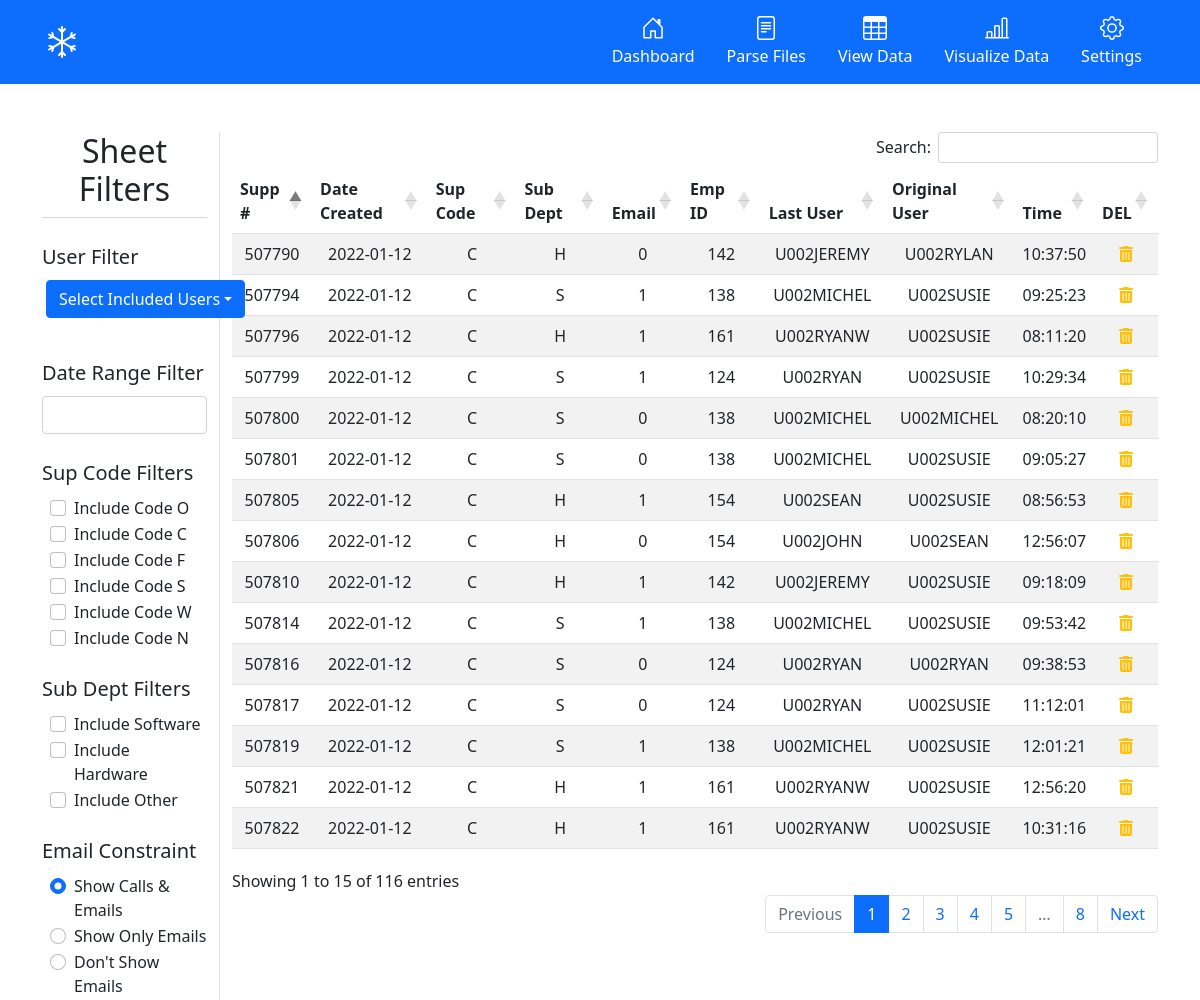
The app's page /sheets/, older data.
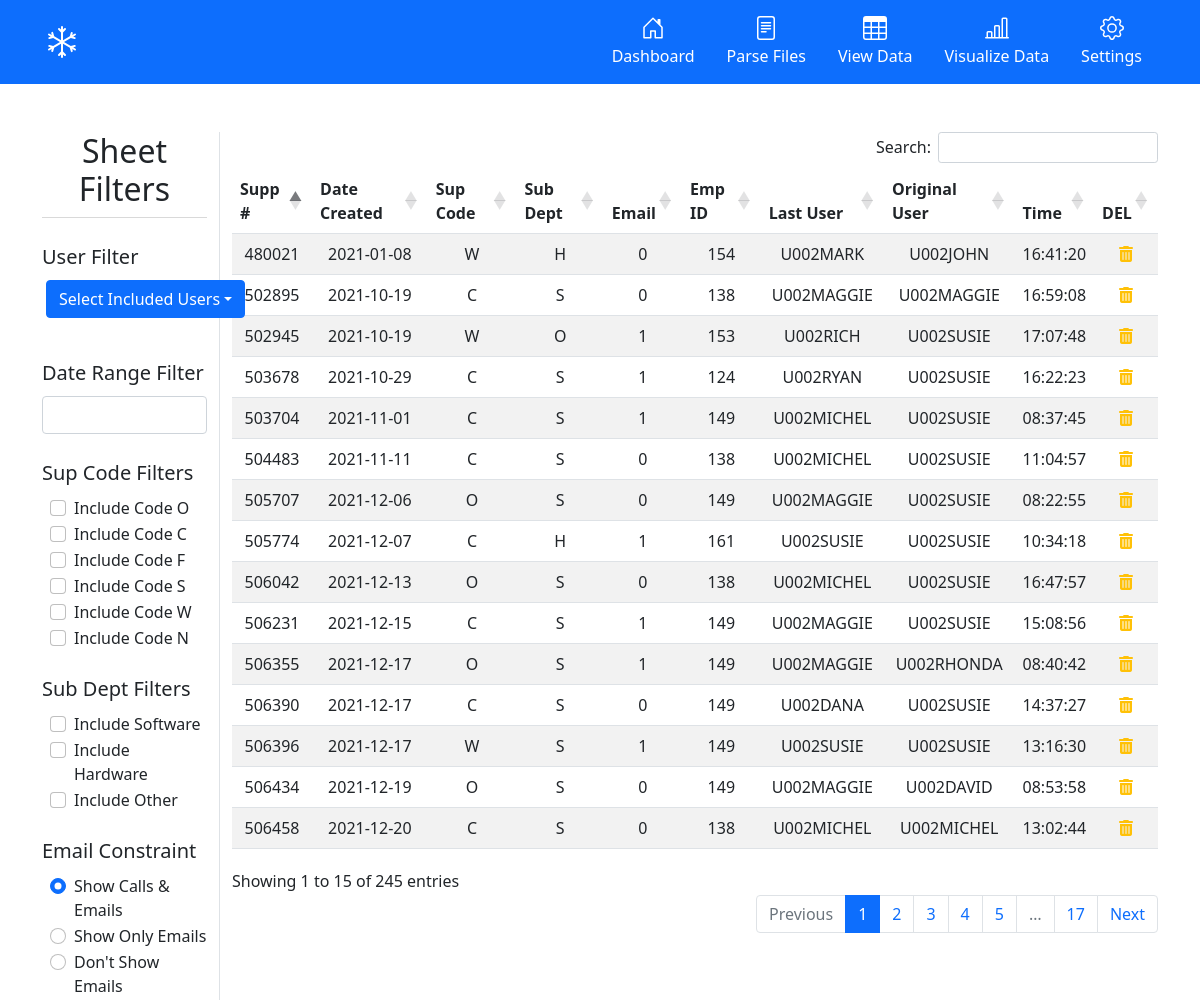
The same page, newer data.
### tables this page shows
CREATE TABLE calls(
                                    support_number TEXT, 
                                    date_created TEXT, 
                                    sup_code TEXT,
                                    sub_dept TEXT,
                                    email TEXT,
                                    employee_id TEXT, 
                                    last_user TEXT, 
                                    original_user TEXT, 
                                    time_last_changed TEXT,
                                    FOREIGN KEY(employee_id) REFERENCES employees(id),
                                    PRIMARY KEY(support_number, date_created));

### src/routes/sheets_routes.py (the view)
@sheets_bp.route('/', methods=["GET"])
def sheets():
    return render_template('sheets.html', calls=calls_db.read(), employees=employees_db.read())

### src/models/call.py (called while the page is built)
    def read(self):
        try:
            self.lock.acquire(True)
            self.cursor.execute('''
                                SELECT * FROM calls
                                ''')
            return self.cursor.fetchall()
        finally:
            self.lock.release()

### src/models/employee.py (called while the page is built)
    def read(self):
        self.cursor.execute('''
                            SELECT * FROM employees
                            ''')
        return self.cursor.fetchall()

### src/templates/sheets.html (shortened to what the changed rows need)
{% extends "base.html" %}
{% block content %}
<div class="container">
  <div class="row mt-5">
    <div class="col-2 border-end">
      <h2 class="display-6 text-center">Sheet Filters</h2>
      <div class="dropdown-divider mt-1"></div>
      <label for="userConstraint" class="form-label lead mt-3">User Filter</label>
      <div id="userConstraint" class="btn-group ms-1 mb-4">
      </div>
      <label for="dateConstraint" class="form-label lead mt-3">Date Range Filter</label>
      <input id="dateConstraint" type="text" name="dates" class="form-control mb-4">
      <label for="supCodeConstraints" class="form-label lead">Sup Code Filters</label>
      <div id="supCodeConstraints" class="ms-2 mb-4">
      </div>
      <label for="subDeptConstraints" class="form-label lead">Sub Dept Filters</label>
      <div id="subDeptConstraints" class="ms-2 mb-4">
      </div>
      <label for="emailConstraint" class="form-label lead">Email Constraint</label>
      <div id="emailConstraint" class="ms-2">
      </div>
    </div>
    <div class="col-10">
      <table class="table table-striped dataTable text-center" id="sheetTable">
        <thead>
          <tr>
            <th scope="col">Supp #</th>
            <th scope="col">Date Created</th>
            <th scope="col">Sup Code</th>
            <th scope="col">Sub Dept</th>
            <th scope="col">Email</th>
            <th scope="col">Emp ID</th>
            <th scope="col">Last User</th>
            <th scope="col">Original User</th>
            <th scope="col">Time</th>
            <th scope="col">DEL</th>
          </tr>
        </thead>
        <tbody>
          {% for call in calls %}
          <tr>
            <td>{{ call[0] }}</td>
            <td>{{ call[1] }}</td>
            <td>{{ call[2] }}</td>
            <td>{{ call[3] }}</td>
            <td>{{ call[4] }}</td>
            <td>{{ call[5] }}</td>
            <td>{{ call[6] }}</td>
            <td>{{ call[7] }}</td>
            <td>{{ call[8] }}</td>
            <td>
              <a>
                <i class="fas fa-trash-alt text-warning"></i>
              </a>
          </tr>
          {% endfor %}
        </tbody>
      </table>
    </div>
  </div>
</div>
{% endblock %}

Row changes from the older to the newer data that the page shows:
no longer on this page (row unchanged): calls: support_number "507790", date_created "2022-01-12", sup_code "C", sub_dept "H", email "0", employee "142", last_user "U002JEREMY", original_user "U002RYLAN", time_last_changed "10:37:50"
no longer on this page (row unchanged): calls: support_number "507810", date_created "2022-01-12", sup_code "C", sub_dept "H", email "1", employee "142", last_user "U002JEREMY", original_user "U002SUSIE", time_last_changed "09:18:09"
no longer on this page (row unchanged): calls: support_number "507806", date_created "2022-01-12", sup_code "C", sub_dept "H", email "0", employee "154", last_user "U002JOHN", original_user "U002SEAN", time_last_changed "12:56:07"
no longer on this page (row unchanged): calls: support_number "507805", date_created "2022-01-12", sup_code "C", sub_dept "H", email "1", employee "154", last_user "U002SEAN", original_user "U002SUSIE", time_last_changed "08:56:53"
no longer on this page (row unchanged): calls: support_number "507796", date_created "2022-01-12", sup_code "C", sub_dept "H", email "1", employee "161", last_user "U002RYANW", original_user "U002SUSIE", time_last_changed "08:11:20"
no longer on this page (row unchanged): calls: support_number "507822", date_created "2022-01-12", sup_code "C", sub_dept "H", email "1", employee "161", last_user "U002RYANW", original_user "U002SUSIE", time_last_changed "10:31:16"
no longer on this page (row unchanged): calls: support_number "507821", date_created "2022-01-12", sup_code "C", sub_dept "H", email "1", employee "161", last_user "U002RYANW", original_user "U002SUSIE", time_last_changed "12:56:20"
no longer on this page (row unchanged): calls: support_number "507816", date_created "2022-01-12", sup_code "C", sub_dept "S", email "0", employee "124", last_user "U002RYAN", original_user "U002RYAN", time_last_changed "09:38:53"
no longer on this page (row unchanged): calls: support_number "507817", date_created "2022-01-12", sup_code "C", sub_dept "S", email "0", employee "124", last_user "U002RYAN", original_user "U002SUSIE", time_last_changed "11:12:01"
no longer on this page (row unchanged): calls: support_number "507799", date_created "2022-01-12", sup_code "C", sub_dept "S", email "1", employee "124", last_user "U002RYAN", original_user "U002SUSIE", time_last_changed "10:29:34"
no longer on this page (row unchanged): calls: support_number "507800", date_created "2022-01-12", sup_code "C", sub_dept "S", email "0", employee "138", last_user "U002MICHEL", original_user "U002MICHEL", time_last_changed "08:20:10"
no longer on this page (row unchanged): calls: support_number "507801", date_created "2022-01-12", sup_code "C", sub_dept "S", email "0", employee "138", last_user "U002MICHEL", original_user "U002SUSIE", time_last_changed "09:05:27"
no longer on this page (row unchanged): calls: support_number "507794", date_created "2022-01-12", sup_code "C", sub_dept "S", email "1", employee "138", last_user "U002MICHEL", original_user "U002SUSIE", time_last_changed "09:25:23"
no longer on this page (row unchanged): calls: support_number "507814", date_created "2022-01-12", sup_code "C", sub_dept "S", email "1", employee "138", last_user "U002MICHEL", original_user "U002SUSIE", time_last_changed "09:53:42"
no longer on this page (row unchanged): calls: support_number "507819", date_created "2022-01-12", sup_code "C", sub_dept "S", email "1", employee "138", last_user "U002MICHEL", original_user "U002SUSIE", time_last_changed "12:01:21"
added calls: support_number "480021", date_created "2021-01-08", sup_code "W", sub_dept "H", email "0", employee "154", last_user "U002MARK", original_user "U002JOHN", time_last_changed "16:41:20"
added calls: support_number "505774", date_created "2021-12-07", sup_code "C", sub_dept "H", email "1", employee "161", last_user "U002SUSIE", original_user "U002SUSIE", time_last_changed "10:34:18"
added calls: support_number "506458", date_created "2021-12-20", sup_code "C", sub_dept "S", email "0", employee "138", last_user "U002MICHEL", original_user "U002MICHEL", time_last_changed "13:02:44"
added calls: support_number "502895", date_created "2021-10-19", sup_code "C", sub_dept "S", email "0", employee "138", last_user "U002MAGGIE", original_user "U002MAGGIE", time_last_changed "16:59:08"
added calls: support_number "505707", date_created "2021-12-06", sup_code "O", sub_dept "S", email "0", employee "149", last_user "U002MAGGIE", original_user "U002SUSIE", time_last_changed "08:22:55"
added calls: support_number "506396", date_created "2021-12-17", sup_code "W", sub_dept "S", email "1", employee "149", last_user "U002SUSIE", original_user "U002SUSIE", time_last_changed "13:16:30"
added calls: support_number "506231", date_created "2021-12-15", sup_code "C", sub_dept "S", email "1", employee "149", last_user "U002MAGGIE", original_user "U002SUSIE", time_last_changed "15:08:56"
added calls: support_number "502945", date_created "2021-10-19", sup_code "W", sub_dept "O", email "1", employee "153", last_user "U002RICH", original_user "U002SUSIE", time_last_changed "17:07:48"
added calls: support_number "503678", date_created "2021-10-29", sup_code "C", sub_dept "S", email "1", employee "124", last_user "U002RYAN", original_user "U002SUSIE", time_last_changed "16:22:23"
added calls: support_number "504483", date_created "2021-11-11", sup_code "C", sub_dept "S", email "0", employee "138", last_user "U002MICHEL", original_user "U002SUSIE", time_last_changed "11:04:57"
added calls: support_number "506042", date_created "2021-12-13", sup_code "O", sub_dept "S", email "0", employee "138", last_user "U002MICHEL", original_user "U002SUSIE", time_last_changed "16:47:57"
added calls: support_number "506434", date_created "2021-12-19", sup_code "O", sub_dept "S", email "0", employee "149", last_user "U002MAGGIE", original_user "U002DAVID", time_last_changed "08:53:58"
added calls: support_number "506390", date_created "2021-12-17", sup_code "C", sub_dept "S", email "0", employee "149", last_user "U002DANA", original_user "U002SUSIE", time_last_changed "14:37:27"
added calls: support_number "503704", date_created "2021-11-01", sup_code "C", sub_dept "S", email "1", employee "149", last_user "U002MICHEL", original_user "U002SUSIE", time_last_changed "08:37:45"
added calls: support_number "506355", date_created "2021-12-17", sup_code "O", sub_dept "S", email "1", employee "149", last_user "U002MAGGIE", original_user "U002RHONDA", time_last_changed "08:40:42"
Text that changed along with them:
text written by a page script: "Search: Showing 1 to 15 of 116 entries Previous 1 2 3 4 5 … 8 Next" → "Search: Showing 1 to 15 of 245 entries Previous 1 2 3 4 5 … 17 Next"
